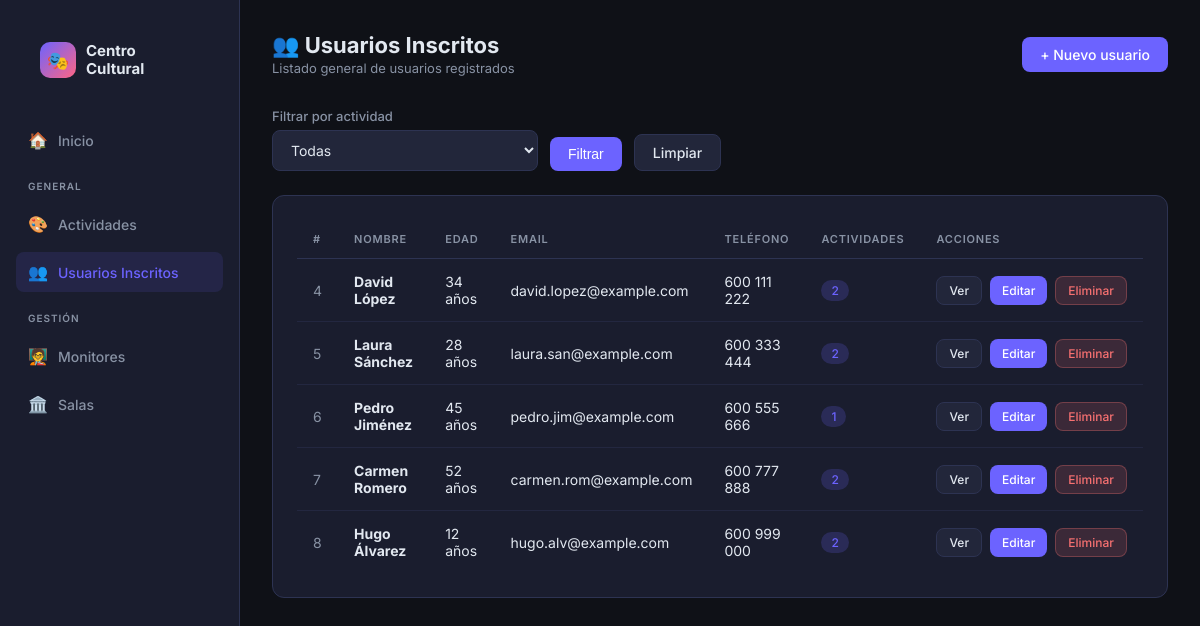
Screenshot of /usuarios/ with the database file from the repository.
### app_actividades/models.py (models this page shows, shortened)
class Usuario(models.Model):
    nombre = models.CharField(max_length=100)
    edad = models.IntegerField()
    email = models.EmailField()
    telefono = models.CharField(max_length=15)
    actividades = models.ManyToManyField(Actividad, related_name='usuarios_inscritos', blank=True)

### app_actividades/views.py (the view)
# urls.py: path('usuarios/', views.lista_usuarios, name='lista_usuarios'),
def lista_usuarios(request):
    actividad_id = request.GET.get('actividad', '')
    usuarios = Usuario.objects.prefetch_related('actividades').all()
    actividades = Actividad.objects.all()
    if actividad_id:
        usuarios = usuarios.filter(actividades__id=actividad_id)
    return render(request, 'app_actividades/usuarios/lista_usuarios.html', {
        'usuarios': usuarios,
        'actividades': actividades,
        'filtro_actividad': actividad_id,
    })

### templates/app_actividades/usuarios/lista_usuarios.html (shortened to what this page needs)
{% extends "app_actividades/base.html" %}
{% block content %}
<div class="topbar">
    <div>
        <h1>👥 Usuarios Inscritos</h1>
        <p class="breadcrumb">Listado general de usuarios registrados</p>
    </div>
    <a href="{% url 'nuevo_usuario' %}" class="btn btn-primary">+ Nuevo usuario</a>
</div>
<form method="GET" class="filter-bar">
    <div class="form-group">
        <label>Filtrar por actividad</label>
        <select name="actividad">
            <option value="">Todas</option>
        </select>
    </div>
    <button type="submit" class="btn btn-primary">Filtrar</button>
    <a href="{% url 'lista_usuarios' %}" class="btn btn-secondary">Limpiar</a>
</form>
<div class="card">
    {% if usuarios %}
    <div class="table-wrap">
    <table>
        <thead><tr><th>#</th><th>Nombre</th><th>Edad</th><th>Email</th><th>Teléfono</th><th>Actividades</th><th>Acciones</th></tr></thead>
        <tbody>
            {% for u in usuarios %}
            <tr>
                <td style="color:var(--text-muted)">{{ u.id }}</td>
                <td><strong>{{ u.nombre }}</strong></td>
                <td>{{ u.edad }} años</td>
                <td>{{ u.email }}</td>
                <td>{{ u.telefono }}</td>
                <td><span class="badge badge-purple">{{ u.actividades.count }}</span></td>
                <td>
                    <div class="actions">
                        <a href="{% url 'detalle_usuario' u.id %}" class="btn btn-secondary btn-sm">Ver</a>
                        <a href="{% url 'editar_usuario' u.id %}" class="btn btn-primary btn-sm">Editar</a>
                        <a href="{% url 'eliminar_usuario' u.id %}" class="btn btn-danger btn-sm">Eliminar</a>
                    </div>
                </td>
            </tr>
            {% endfor %}
        </tbody>
    </table>
    </div>
    {% else %}
    <div class="empty">
        <span class="empty-icon">👤</span>
        <p>No hay usuarios registrados.</p>
        <a href="{% url 'nuevo_usuario' %}" class="btn btn-primary" style="margin-top:16px">Registrar usuario</a>
    </div>
    {% endif %}
</div>
{% endblock %}

### templates/app_actividades/base.html (style rules this page uses)
*, *::before, *::after { box-sizing: border-box; margin: 0; padding: 0; }
:root { --bg: #0f1117; --surface: #1a1d2e; --surface2: #22263a; --accent: #6c63ff; --accent2: #ff6584; --text: #e2e8f0; --text-muted: #8892a4; --border: #2d3352; --success: #34d399; --danger: #f87171; --warning: #fbbf24; --radius: 12px; --radius-sm: 8px; }
body { font-family: 'Inter', sans-serif; background: var(--bg); color: var(--text); min-height: 100vh; display: flex; }
.topbar { display: flex; align-items: center; justify-content: space-between; margin-bottom: 32px; }
.topbar h1 { font-size: 22px; font-weight: 700; }
.topbar .breadcrumb { font-size: 13px; color: var(--text-muted); margin-top: 2px; }
.btn { display: inline-flex; align-items: center; gap: 8px; padding: 9px 18px; border-radius: var(--radius-sm); font-size: 14px; font-weight: 500; cursor: pointer; border: none; text-decoration: none; transition: all .2s; }
.btn-primary { background: var(--accent); color: #fff; }
.btn-danger { background: rgba(248,113,113,.15); color: var(--danger); border: 1px solid rgba(248,113,113,.3); }
.btn-secondary { background: var(--surface2); color: var(--text); border: 1px solid var(--border); }
.btn-sm { padding: 6px 12px; font-size: 12px; }
.card { background: var(--surface); border: 1px solid var(--border); border-radius: var(--radius); padding: 24px; transition: border-color .2s; }
.table-wrap { overflow-x: auto; }
table { width: 100%; border-collapse: collapse; }
th { text-align: left; padding: 12px 16px; font-size: 11px; font-weight: 600; letter-spacing: .8px; text-transform: uppercase; color: var(--text-muted); border-bottom: 1px solid var(--border); }
td { padding: 14px 16px; font-size: 14px; border-bottom: 1px solid rgba(45,51,82,.5); }
tr:last-child td { border-bottom: none; }
.badge { display: inline-flex; align-items: center; padding: 3px 10px; border-radius: 20px; font-size: 12px; font-weight: 500; }
.badge-purple { background: rgba(108,99,255,.2); color: var(--accent); }
.form-group { margin-bottom: 20px; }
.form-group label { display: block; font-size: 13px; font-weight: 500; margin-bottom: 6px; color: var(--text-muted); }
.form-group input, .form-group select, .form-group textarea { width: 100%; background: var(--surface2); border: 1px solid var(--border); border-radius: var(--radius-sm); color: var(--text); padding: 10px 14px; font-size: 14px; font-family: inherit; transition: border-color .2s; outline: none; }
.filter-bar { display: flex; gap: 12px; flex-wrap: wrap; align-items: flex-end; margin-bottom: 24px; }
.filter-bar .form-group { margin-bottom: 0; }
.actions { display: flex; gap: 8px; }

### rows the page displays
Usuario: id "4", nombre "David López", edad "34", email "david.lopez@example.com", telefono "600 111 222", actividades.count "2"
Usuario: id "5", nombre "Laura Sánchez", edad "28", email "laura.san@example.com", telefono "600 333 444", actividades.count "2"
Usuario: id "6", nombre "Pedro Jiménez", edad "45", email "pedro.jim@example.com", telefono "600 555 666", actividades.count "1"
Usuario: id "7", nombre "Carmen Romero", edad "52", email "carmen.rom@example.com", telefono "600 777 888", actividades.count "2"
Usuario: id "8", nombre "Hugo Álvarez", edad "12", email "hugo.alv@example.com", telefono "600 999 000", actividades.count "2"
